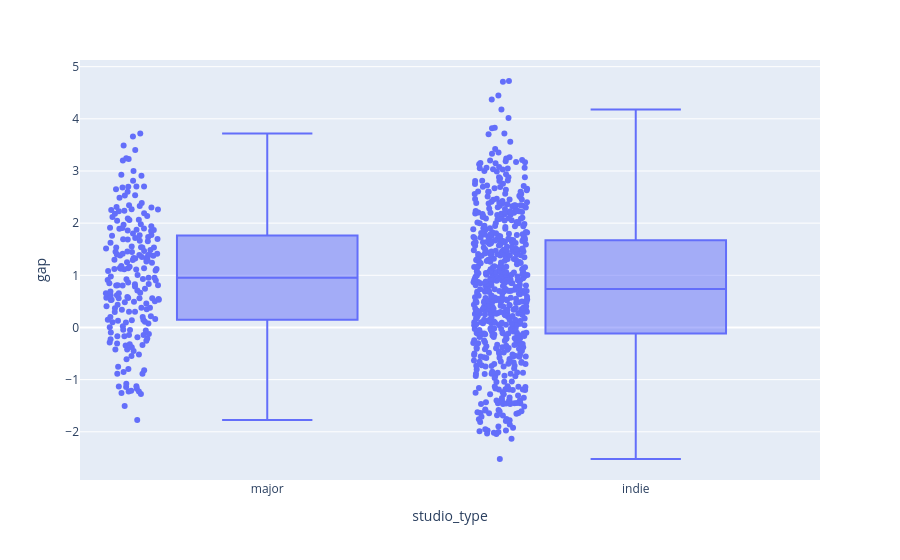

The cell this chart's notebook holds for it:
### Markdown cell above
# Part 1. Overall Comparison: Major vs Indie Films(Box plot)

To investigate whether major studio films exhibit larger audience–critic rating gaps than indie films, the distribution of `gap` values was first compared between the two studio groups.

The `gap` variable represents the difference between audience ratings and critic ratings:

A boxplot was used to compare the overall distribution of gaps between major and indie films. Individual observations were also displayed to show the variation among movies.

### Code cell
fig = px.box(df, x="studio_type", y="gap", points="all")
fig.show()

### Figure 1 — Plotly figure (JSON) as saved in the notebook; plotly's stock layout.template omitted (floating-point values rounded to 4 significant figures; data arrays with more than 128 entries replaced by an {"elided": "..."} marker saying what was removed)
{"data": [{"alignmentgroup": "True", "boxpoints": "all", "hovertemplate": "studio_type=%{x}<br>gap=%{y}<extra></extra>", "legendgroup": "", "marker": {"color": "#636efa"}, "name": "", "notched": false, "offsetgroup": "", "orientation": "v", "showlegend": false, "type": "box", "x": {"elided": "877 str values"}, "x0": " ", "xaxis": "x", "y": {"elided": "877 float values"}, "y0": " ", "yaxis": "y"}], "layout": {"boxmode": "group", "legend": {"tracegroupgap": 0}, "margin": {"t": 60}, "xaxis": {"anchor": "y", "domain": [0, 1], "title": {"text": "studio_type"}}, "yaxis": {"anchor": "x", "domain": [0, 1], "title": {"text": "gap"}}}}
